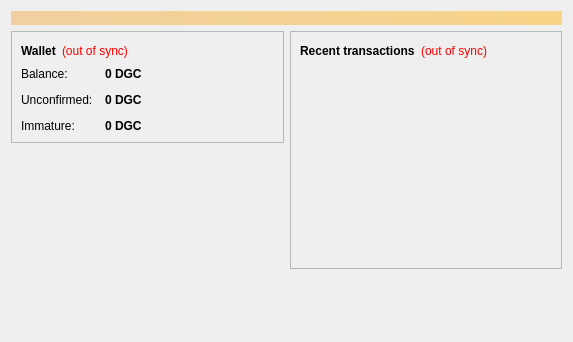
<?xml version="1.0" encoding="UTF-8"?>
<ui version="4.0">
 <class>OverviewPage</class>
 <widget class="QWidget" name="OverviewPage">
  <property name="geometry">
   <rect>
    <x>0</x>
    <y>0</y>
    <width>573</width>
    <height>342</height>
   </rect>
  </property>
  <property name="windowTitle">
   <string>Form</string>
  </property>
  <layout class="QVBoxLayout" name="topLayout">
   <item>
    <widget class="QLabel" name="labelAlerts">
     <property name="visible">
      <bool>false</bool>
     </property>
     <property name="styleSheet">
      <string notr="true">background-color: qlineargradient(x1: 0, y1: 0, x2: 1, y2: 0, stop:0 #F0D0A0, stop:1 #F8D488); color:#000000;</string>
     </property>
     <property name="wordWrap">
      <bool>true</bool>
     </property>
     <property name="margin">
      <number>3</number>
     </property>
    </widget>
   </item>
   <item>
    <layout class="QHBoxLayout" name="horizontalLayout" stretch="1,1">
     <item>
      <layout class="QVBoxLayout" name="verticalLayout_2">
       <item>
        <widget class="QFrame" name="frame">
         <property name="frameShape">
          <enum>QFrame::StyledPanel</enum>
         </property>
         <property name="frameShadow">
          <enum>QFrame::Raised</enum>
         </property>
         <layout class="QVBoxLayout" name="verticalLayout_4">
          <item>
           <layout class="QHBoxLayout" name="horizontalLayout_4">
            <item>
             <widget class="QLabel" name="label_5">
              <property name="font">
               <font>
                <weight>75</weight>
                <bold>true</bold>
               </font>
              </property>
              <property name="text">
               <string>Wallet</string>
              </property>
             </widget>
            </item>
            <item>
             <widget class="QLabel" name="labelWalletStatus">
              <property name="toolTip">
               <string>The displayed information may be out of date. Your wallet automatically synchronizes with the Dygitalcoin network after a connection is established, but this process has not completed yet.</string>
              </property>
              <property name="styleSheet">
               <string notr="true">QLabel { color: red; }</string>
              </property>
              <property name="text">
               <string notr="true">(out of sync)</string>
              </property>
              <property name="alignment">
               <set>Qt::AlignLeading|Qt::AlignLeft|Qt::AlignVCenter</set>
              </property>
             </widget>
            </item>
            <item>
             <spacer name="horizontalSpacer_2">
              <property name="orientation">
               <enum>Qt::Horizontal</enum>
              </property>
              <property name="sizeHint" stdset="0">
               <size>
                <width>40</width>
                <height>20</height>
               </size>
              </property>
             </spacer>
            </item>
           </layout>
          </item>
          <item>
           <layout class="QFormLayout" name="formLayout_2">
            <property name="fieldGrowthPolicy">
             <enum>QFormLayout::AllNonFixedFieldsGrow</enum>
            </property>
            <property name="horizontalSpacing">
             <number>12</number>
            </property>
            <property name="verticalSpacing">
             <number>12</number>
            </property>
            <item row="0" column="0">
             <widget class="QLabel" name="label">
              <property name="text">
               <string>Balance:</string>
              </property>
             </widget>
            </item>
            <item row="0" column="1">
             <widget class="QLabel" name="labelBalance">
              <property name="font">
               <font>
                <weight>75</weight>
                <bold>true</bold>
               </font>
              </property>
              <property name="cursor">
               <cursorShape>IBeamCursor</cursorShape>
              </property>
              <property name="toolTip">
               <string>Your current balance</string>
              </property>
              <property name="text">
               <string notr="true">0 DGC</string>
              </property>
              <property name="textInteractionFlags">
               <set>Qt::LinksAccessibleByMouse|Qt::TextSelectableByKeyboard|Qt::TextSelectableByMouse</set>
              </property>
             </widget>
            </item>
            <item row="1" column="0">
             <widget class="QLabel" name="label_3">
              <property name="text">
               <string>Unconfirmed:</string>
              </property>
             </widget>
            </item>
            <item row="1" column="1">
             <widget class="QLabel" name="labelUnconfirmed">
              <property name="font">
               <font>
                <weight>75</weight>
                <bold>true</bold>
               </font>
              </property>
              <property name="cursor">
               <cursorShape>IBeamCursor</cursorShape>
              </property>
              <property name="toolTip">
               <string>Total of transactions that have yet to be confirmed, and do not yet count toward the current balance</string>
              </property>
              <property name="text">
               <string notr="true">0 DGC</string>
              </property>
              <property name="textInteractionFlags">
               <set>Qt::LinksAccessibleByMouse|Qt::TextSelectableByKeyboard|Qt::TextSelectableByMouse</set>
              </property>
             </widget>
            </item>
            <item row="2" column="0">
             <widget class="QLabel" name="labelImmatureText">
              <property name="text">
               <string>Immature:</string>
              </property>
             </widget>
            </item>
            <item row="2" column="1">
             <widget class="QLabel" name="labelImmature">
              <property name="font">
               <font>
                <weight>75</weight>
                <bold>true</bold>
               </font>
              </property>
              <property name="toolTip">
               <string>Mined balance that has not yet matured</string>
              </property>
              <property name="text">
               <string notr="true">0 DGC</string>
              </property>
              <property name="textInteractionFlags">
               <set>Qt::LinksAccessibleByMouse|Qt::TextSelectableByKeyboard|Qt::TextSelectableByMouse</set>
              </property>
             </widget>
            </item>
           </layout>
          </item>
         </layout>
        </widget>
       </item>
       <item>
        <spacer name="verticalSpacer">
         <property name="orientation">
          <enum>Qt::Vertical</enum>
         </property>
         <property name="sizeHint" stdset="0">
          <size>
           <width>20</width>
           <height>40</height>
          </size>
         </property>
        </spacer>
       </item>
      </layout>
     </item>
     <item>
      <layout class="QVBoxLayout" name="verticalLayout_3">
       <item>
        <widget class="QFrame" name="frame_2">
         <property name="frameShape">
          <enum>QFrame::StyledPanel</enum>
         </property>
         <property name="frameShadow">
          <enum>QFrame::Raised</enum>
         </property>
         <layout class="QVBoxLayout" name="verticalLayout">
          <item>
           <layout class="QHBoxLayout" name="horizontalLayout_2">
            <item>
             <widget class="QLabel" name="label_4">
              <property name="text">
               <string>&lt;b&gt;Recent transactions&lt;/b&gt;</string>
              </property>
             </widget>
            </item>
            <item>
             <widget class="QLabel" name="labelTransactionsStatus">
              <property name="toolTip">
               <string>The displayed information may be out of date. Your wallet automatically synchronizes with the Dygitalcoin network after a connection is established, but this process has not completed yet.</string>
              </property>
              <property name="styleSheet">
               <string notr="true">QLabel { color: red; }</string>
              </property>
              <property name="text">
               <string notr="true">(out of sync)</string>
              </property>
              <property name="alignment">
               <set>Qt::AlignRight|Qt::AlignTrailing|Qt::AlignVCenter</set>
              </property>
             </widget>
            </item>
            <item>
             <spacer name="horizontalSpacer">
              <property name="orientation">
               <enum>Qt::Horizontal</enum>
              </property>
              <property name="sizeHint" stdset="0">
               <size>
                <width>40</width>
                <height>20</height>
               </size>
              </property>
             </spacer>
            </item>
           </layout>
          </item>
          <item>
           <widget class="QListView" name="listTransactions">
            <property name="styleSheet">
             <string notr="true">QListView { background: transparent; }</string>
            </property>
            <property name="frameShape">
             <enum>QFrame::NoFrame</enum>
            </property>
            <property name="verticalScrollBarPolicy">
             <enum>Qt::ScrollBarAlwaysOff</enum>
            </property>
            <property name="horizontalScrollBarPolicy">
             <enum>Qt::ScrollBarAlwaysOff</enum>
            </property>
            <property name="selectionMode">
             <enum>QAbstractItemView::NoSelection</enum>
            </property>
           </widget>
          </item>
         </layout>
        </widget>
       </item>
       <item>
        <spacer name="verticalSpacer_2">
         <property name="orientation">
          <enum>Qt::Vertical</enum>
         </property>
         <property name="sizeHint" stdset="0">
          <size>
           <width>20</width>
           <height>40</height>
          </size>
         </property>
        </spacer>
       </item>
      </layout>
     </item>
    </layout>
   </item>
  </layout>
 </widget>
 <resources/>
 <connections/>
</ui>
